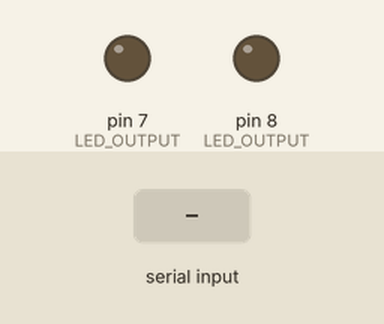
A sketch run on a simulated Arduino Uno, built with avr-gcc and run on an emulated ATmega328P. On the bench: output pins drawn as LEDs (lit = HIGH). The test bench sets the inputs (shaded band). What the sketch prints to the serial monitor is not drawn.

Above: at 1.2 s.
1.3 s: "a" received over the second serial link
At 2.0 s:
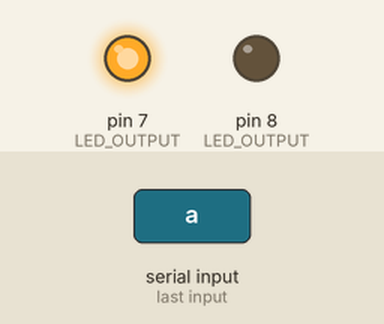
2.8 s: "b" received over the second serial link
4.3 s: "c" received over the second serial link
5.8 s: "b" received over the second serial link
At 6.6 s:
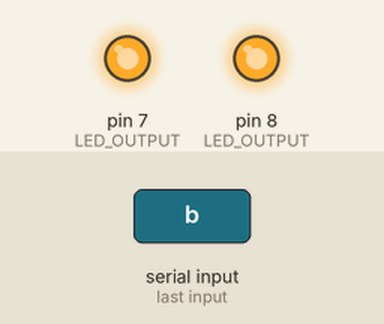
Timing chart, 0 to 8.3 s (numbered marks = the images above; inputs shaded):
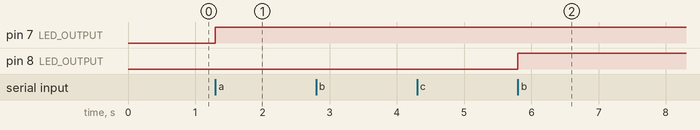

The sketch:

sketch_dec10b.ino
```cpp
#include <SoftwareSerial.h>

SoftwareSerial bluetooth(2, 3); // 8번 TX, 9번 RX

void setup()
{
  Serial.begin(9600);
  bluetooth.begin(9600);

  pinMode(7, OUTPUT); // LED OUTPUT
  pinMode(8, OUTPUT); // LED OUTPUT
}

void loop()
{
  char val = bluetooth.read();

  if (bluetooth.available())
  {
    Serial.write(bluetooth.read());
  }

  if(val == 'a')
  {
    digitalWrite(7,HIGH);
    Serial.write(bluetooth.read());
  }

  if(val == 'b')
  {
    digitalWrite(8, HIGH);
    Serial.write(bluetooth.read());
  }

  else if(val == 'c')
  {
    digitalWrite(7, LOW);
    digitalWrite(8, LOW);
    Serial.write(bluetooth.read());
  }

}
```

Measured:
- after the input at 1.3 s, pin 7 (LED_OUTPUT): LOW → HIGH at once
- after the input at 2.8 s, every drawn part: stays the same
- after the input at 4.3 s, every drawn part: stays the same
- after the input at 5.8 s, pin 8 (LED_OUTPUT): LOW → HIGH at once
